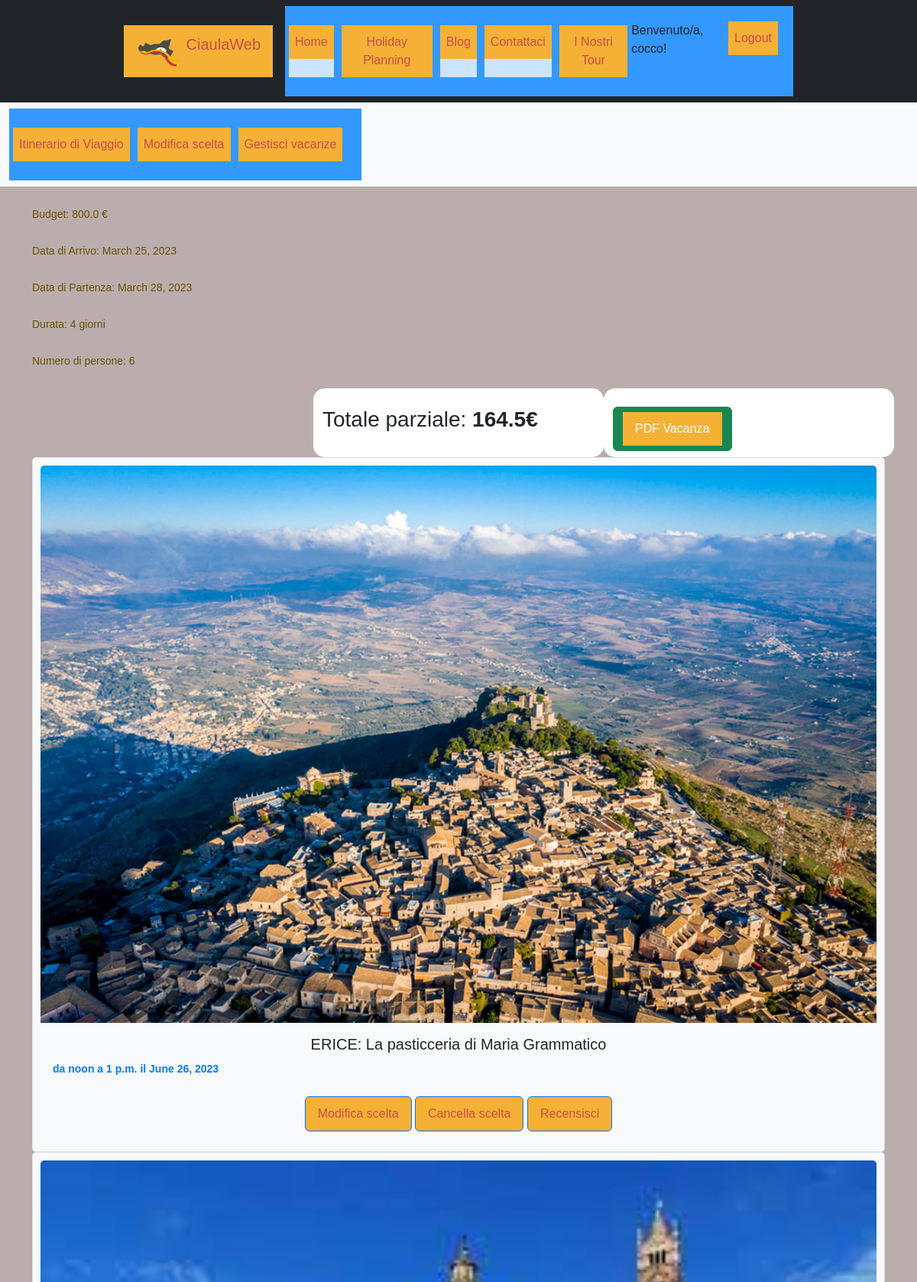
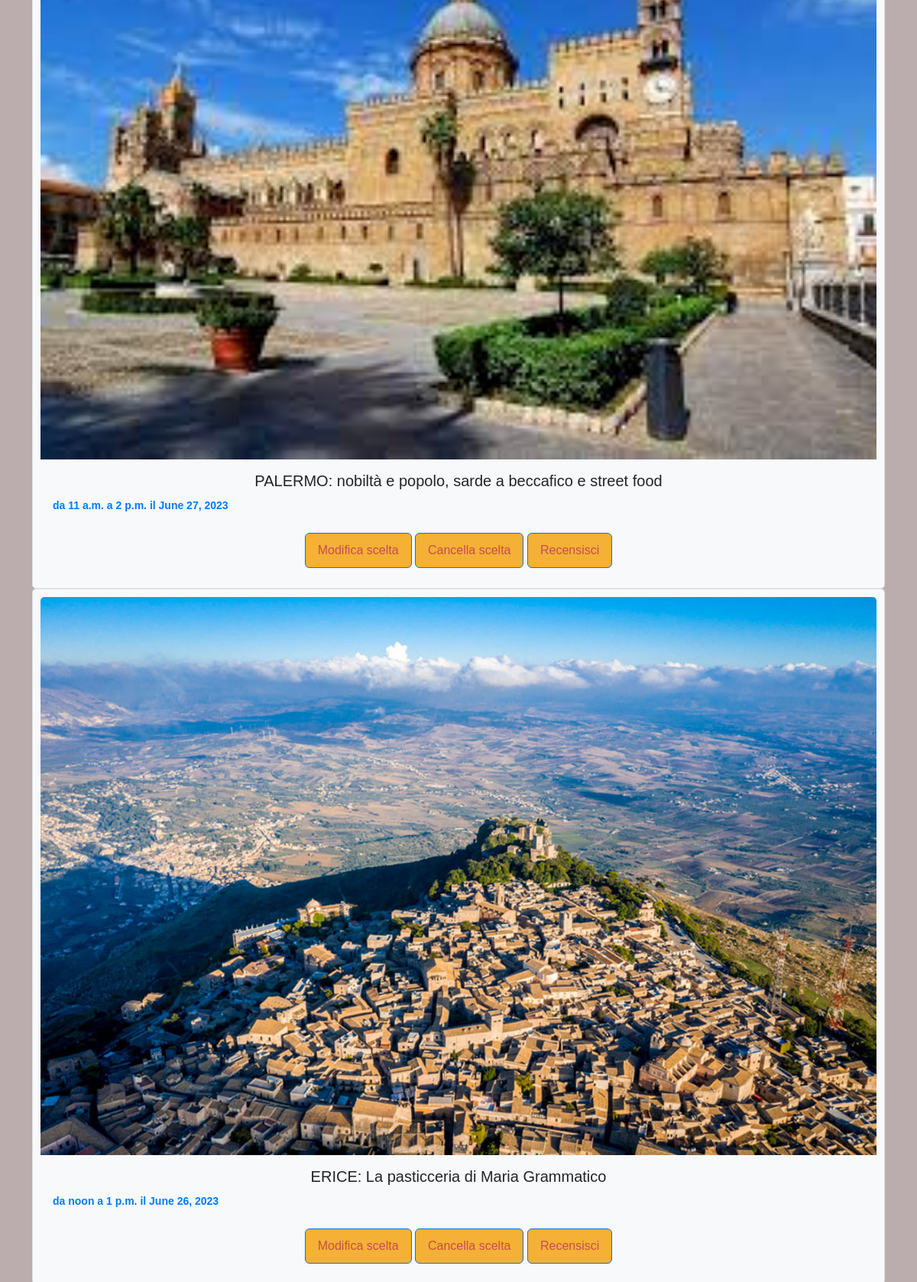
The page /HolidayPlanning/vacanza/47/ (signed in, upper part) on the database its author committed (2 pictures, top to bottom).
### profiles/models.py (models this page shows, shortened)
class UserProfileModel(AbstractBaseUser):
    nrSocio = models.IntegerField(primary_key=True)  # chiave, deve autogenerarsi
    first_name = models.CharField(max_length=32)
    last_name = models.CharField(max_length=32)
    email = models.CharField(max_length=32, unique=True)
    codiceFiscale = models.CharField(max_length=18)
    telefono = models.CharField(max_length=32)
    dataDiNascita = models.DateField(null=True)
    is_active = models.BooleanField(default=True)
    is_admin = models.BooleanField(default=False)
    objects = UserManager()
    USERNAME_FIELD = 'email'
    REQUIRED_FIELDS = []
    class Meta:
        verbose_name = 'User'
        verbose_name_plural = 'Users'

### HolidayPlanning/models.py (models this page shows, shortened)
class Vacanza(models.Model):
    dataArrivo = models.DateField()
    dataPartenza = models.DateField()
    nrPersone = models.IntegerField()
    budgetDisponibile = models.FloatField()
    utente = models.ForeignKey(UserProfileModel, related_name='Utente', on_delete=models.PROTECT)
    scelte = models.ManyToManyField(Scelta, related_name='vacanze')
    def calcolaGiorni(self):
        totGiorni = abs(self.dataPartenza - self.dataArrivo)
        return totGiorni.days + 1
    class Meta:
        verbose_name = "Vacanza"
        verbose_name_plural = "Vacanze"

class Scelta(models.Model):
    giorno = models.DateField()  # scelto dall'utente
    attrazione = models.ForeignKey(to='attractions.Attrazione', on_delete=models.CASCADE, related_name="attrazione")
    oraInizio = models.TimeField(blank=True)  # scelta dall'utente
    oraFine = models.TimeField(blank=True)  # scelta dall'utente
    durata = models.DurationField()  # questi sono i secondi della durata
    class Meta:
        verbose_name = "Scelta"
        verbose_name_plural = "Scelte"

### attractions/models.py (models this page shows, shortened)
class Attrazione(models.Model):
    objects = None
    nome = models.CharField(max_length=200, primary_key=True)
    luogo = models.CharField(max_length=300)
    via = models.CharField(max_length=500)
    citta = models.CharField(max_length=200)
    costo = models.FloatField()
    tipo = models.CharField(max_length=200)
    oraApertura = models.TimeField('ora apertura')
    oraChiusura = models.TimeField('ora chiusura')
    descrizione = models.TextField()
    attrazione_image = models.ImageField(blank=True, null=True)  # , upload_to='attractionImages/')
    class Meta:
        verbose_name = "Attrazione"
        verbose_name_plural = "Attrazioni"

### HolidayPlanning/views.py (the view)
# urls.py: path("vacanza/<pk>/", DettaglioVacanza.as_view(), name="dettagliovacanza"),
class DettaglioVacanza(LoginRequiredMixin, DetailView):
    model = Vacanza
    template_name = "HolidayPlanning/dettagliovacanza.html"
    def calcolaTotale(self, listaScelte):
        totale = 0
        for s in listaScelte:
            totale = totale + s.attrazione.costo
        return totale
    def get_context_data(self, **kwargs):
        context = super().get_context_data(**kwargs)
        context['title'] = "Dettagli Vacanza"
        context['utente'] = self.request.user
        vacanza = Vacanza.objects.get(pk=kwargs['object'].id)
        context['vacanza'] = vacanza
        context['scelte'] = vacanza.scelte.all().reverse()  # l'ultima aggiunta viene mostrata per prima
        context['totale'] = self.calcolaTotale(vacanza.scelte.all())
        return context

### HolidayPlanning/templates/HolidayPlanning/dettagliovacanza.html (shortened to what this page needs)
{% extends 'base.html' %}
{% block content %}
<div class="container">
    <p>Budget: {{ vacanza.budgetDisponibile }} €</p>
    <p>Data di Arrivo: {{ vacanza.dataArrivo }}</p>
    <p>Data di Partenza: {{ vacanza.dataPartenza }}</p>
    <p>Durata: {{ vacanza.calcolaGiorni }} giorni</p>
    <p>Numero di persone: {{ vacanza.nrPersone }}</p>
    <div class="row justify-content-end">
        <div class="col-4" style="background-color: white; border-radius: 15px;">
            <br>
            <h3> Totale parziale: <b> {{totale}}€ </b> </h3>
            <br>
        </div>
        <div class="col-4" style="background-color: white; border-radius: 15px;">
            <br>
            <button class="btn btn-success"> <a href="{% url 'HolidayPlanning:stampavacanza' vacanza.pk %}" style="color:white"> PDF Vacanza </a> </button>
            <br>
        </div>
    </div>
    <div class="row">
        {% for s in scelte %}
        <div class="col-md-12">
            <div class="card mb-12 scelta-card">
                <img class="card-img-top img-fluid" src="{{ s.attrazione.attrazione_image.url }}" alt="Card image cap"
                    style="max-width: 100%;">
                <div class="card-body">
                    <h5 class="card-title">{{ s.attrazione.nome }}</h5>
                    <p class="card-text hours"> da {{ s.oraInizio }} a {{ s.oraFine }} il {{ s.giorno }}</p>
                    <a href="{% url 'HolidayPlanning:modificascelta' s.pk %}" class="btn btn-primary">Modifica
                        scelta</a>
                    <a href="{% url 'HolidayPlanning:cancellascelta' s.pk %}" class="btn btn-primary">Cancella
                        scelta</a>
                    <a href="{% url 'attractions:crea_recensione' s.attrazione.pk %}" class="btn btn-primary">Recensisci</a>
                </div>
            </div>
        </div>
        {% empty %}
        <p class="col-12">L'itinerario è ancora vuoto</p>
        {% endfor %}
    </div>
</div>
{% endblock %}

### templates/base.html (shortened to what this page needs)
<!DOCTYPE html>
{% load static %}
<html lang="en">
<head>
    {% block head %}
        <link rel="stylesheet"
              href="https://cdn.jsdelivr.net/npm/bootstrap@5.3.0-alpha1/dist/css/bootstrap.min.css"
>
	<link rel="stylesheet" type="text/css" href='{% static "/css/style.css"  %}'>
    {% endblock %}
    {% load crispy_forms_tags %}
</head>
<body>
<nav class="navbar navbar-expand-lg navbar-dark bg-dark">
        <div class="w-75 container-fluid">
        <a class="navbar-brand pl-5" href="{% url 'attractions:attrazioni' %}">
            <img src="/../../static/img/logo_ciaulaweb-192x192.png" class="d-inline-block logo_ciaulaweb align-top" alt="Logo">
            CiaulaWeb
        </a>
        <div class="collapse navbar-collapse" id="navbarNavDropdown">
            <ul class="navbar-nav pl-5">
                <li class="nav-item active pl-5">
                    <a class="nav-link" href="{% url 'attractions:attrazioni' %}">Home</a>
                </li>
                <li class="nav-item pl-5">
                    <a class="nav-link" href="{% url 'HolidayPlanning:creavacanza' %}">Holiday Planning</a>
                </li>
                <li class="nav-item pl-5">
                    <a class="nav-link" href="{% url 'attractions:cerca' %}">Blog</a>
                </li>
                <li class="nav-item pl-5">
                    <a class="nav-link" href="#">Contattaci</a>
                </li>
                <li class="nav-item pl-5">
                    <a class="nav-link " href="{% url 'attractions:attrazioni' %}">I Nostri Tour</a>
                </li>
                {% if user.is_authenticated %}
                    <div class="nav-item pl-5">
                        <a>Benvenuto/a, {{user.first_name}}! </a>
                    </div>
                    <div class="nav-item pl-5">
                        <a class="nav-link" href="{% url 'profiles:user-logout' %}"> Logout </a>
                    </div>
                {% endif %}
            </ul>
        </div>
    </div>
</nav>
{% if user.is_authenticated %}
<nav class="navbar navbar-expand-lg navbar-light bg-light">
  <div class="container-fluid">
    <div class="collapse navbar-collapse" id="navbarNav">
      <ul class="navbar-nav">
        <li class="nav-item">
          <a class="nav-link" href="{% url 'HolidayPlanning:scelte'%}">Itinerario di Viaggio</a>
        </li>
        <li class="nav-item">
          <a class="nav-link" href="#">Modifica scelta</a>
        </li>
        <li class="nav-item">
          <a class="nav-link" href="{% url 'HolidayPlanning:vacanze' %}">Gestisci vacanze</a>
        </li>
      </ul>
    </div>
  </div>
</nav>
{% endif %}
{% block content %}
{% endblock %}
</body>
</html>

### static/css/style.css (style rules this page uses)
* { font-family: 'Montserrat', sans-serif !important; }
.logo_ciaulaweb { width: 60px; height: 48px; }
ul { background: #3399ff; padding: 20px; }
ul li { background: #cce5ff; color: darkblue; margin: 5px; }
a:link, a:visited { background-color: #f4b136; color: rgb(199, 77, 77); padding: 10px 16px; text-align: center; text-decoration: none; display: inline-block; }
p { color: #685206; font-family: 'Helvetica Neue', sans-serif; font-size: 14px; line-height: 24px; margin: 0 0 24px; text-align: justify; text-justify: inter-word; }
:root { --gradient: linear-gradient(to left top, #dd2476 10%, #ff512f 90%) !important; }
body { background: #bbadad !important; }
.scelta-card { background-color: #f8f9fa; border: 1px solid #e1e1e1; border-radius: 5px; padding: 10px; text-align: center; transition: transform 0.2s; }
.hours { font-weight: bold; color: #007bff; }

### rows shown on the page
UserProfileModel: first_name "cocco"
Vacanza: budgetDisponibile "800.0", dataArrivo "March 25, 2023", dataPartenza "March 28, 2023", calcolaGiorni "4", nrPersone "6"
Scelta: attrazione.attrazione_image (picture), attrazione.nome "ERICE: La pasticceria di Maria Grammatico", oraInizio "noon", oraFine "1 p.m.", giorno "June 26, 2023"
Scelta: attrazione.attrazione_image (picture), attrazione.nome "PALERMO: nobiltà e popolo, sarde a beccafico e street food", oraInizio "11 a.m.", oraFine "2 p.m.", giorno "June 27, 2023"
Scelta: attrazione.attrazione_image (picture), attrazione.nome "ERICE: La pasticceria di Maria Grammatico", oraInizio "noon", oraFine "1 p.m.", giorno "June 26, 2023"

### other values the page prints
{{ totale }} "164.5"
